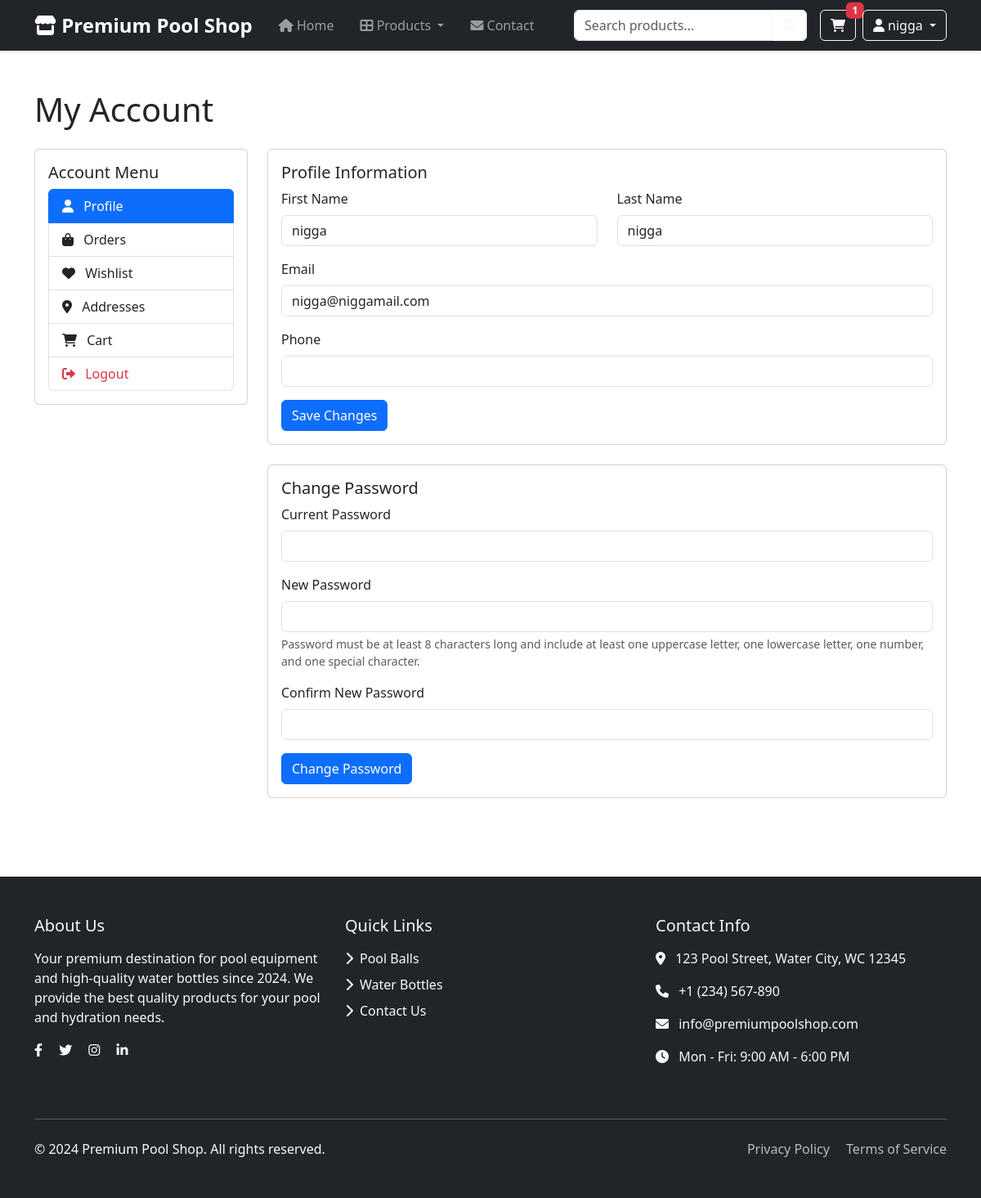
/account/account.php (signed in), run on the app's committed database.
### tables this page shows
CREATE TABLE `users` (
  `id` int(11) NOT NULL,
  `username` varchar(50) NOT NULL,
  `email` varchar(100) NOT NULL,
  `password` varchar(255) NOT NULL,
  `first_name` varchar(50) NOT NULL,
  `last_name` varchar(50) NOT NULL,
  `address` text DEFAULT NULL,
  `city` varchar(100) DEFAULT NULL,
  `state` varchar(50) DEFAULT NULL,
  `country` varchar(50) DEFAULT NULL,
  `phone` varchar(20) DEFAULT NULL
);

### account/account.php (the view, shortened to what this page needs)
<?php
require_once __DIR__ . "/../includes/config/database.php";
$user_sql = "SELECT * FROM users WHERE id = ?";
$user_stmt = mysqli_prepare($conn, $user_sql);
mysqli_stmt_bind_param($user_stmt, "i", $_SESSION['user_id']);
mysqli_stmt_execute($user_stmt);
$user_result = mysqli_stmt_get_result($user_stmt);
$user = mysqli_fetch_assoc($user_result);
include __DIR__ . '/../includes/components/header.php';
?>
<div class="container py-5">
    <h1 class="mb-4">My Account</h1>
    <div class="row">
        <?php include __DIR__ . '/../includes/components/account_menu.php'; ?>
        <div class="col-md-9">
            <div class="card mb-4">
                <div class="card-body">
                    <h5 class="card-title">Profile Information</h5>
                    <form action="update_profile.php" method="POST" id="profileForm">
                        <div class="row">
                            <div class="col-md-12">
                                <div class="row">
                                    <div class="col-md-6 mb-3">
                                        <label for="first_name" class="form-label">First Name</label>
                                        <input type="text" class="form-control" id="first_name" name="first_name" value="<?php echo htmlspecialchars($user['first_name']); ?>" required>
                                    </div>
                                    <div class="col-md-6 mb-3">
                                        <label for="last_name" class="form-label">Last Name</label>
                                        <input type="text" class="form-control" id="last_name" name="last_name" value="<?php echo htmlspecialchars($user['last_name']); ?>" required>
                                    </div>
                                </div>
                                <div class="mb-3">
                                    <label for="email" class="form-label">Email</label>
                                    <input type="email" class="form-control" id="email" name="email" value="<?php echo htmlspecialchars($user['email']); ?>" required>
                                </div>
                                <div class="mb-3">
                                    <label for="phone" class="form-label">Phone</label>
                                    <input type="tel" class="form-control" id="phone" name="phone" value="<?php echo htmlspecialchars($user['phone'] ?? ''); ?>">
                                </div>
                                <button type="submit" class="btn btn-primary">Save Changes</button>
                            </div>
                        </div>
                    </form>
                </div>
            </div>
            <div class="card">
                <div class="card-body">
                    <h5 class="card-title">Change Password</h5>
                    <form action="change_password.php" method="POST" id="passwordForm">
                        <div class="mb-3">
                            <label for="current_password" class="form-label">Current Password</label>
                            <input type="password" class="form-control" id="current_password" name="current_password" required>
                        </div>
                        <div class="mb-3">
                            <label for="new_password" class="form-label">New Password</label>
                            <input type="password" class="form-control" id="new_password" name="new_password" required>
                            <div class="form-text">Password must be at least 8 characters long and include at least one uppercase letter, one lowercase letter, one number, and one special character.</div>
                        </div>
                        <div class="mb-3">
                            <label for="confirm_password" class="form-label">Confirm New Password</label>
                            <input type="password" class="form-control" id="confirm_password" name="confirm_password" required>
                        </div>
                        <button type="submit" class="btn btn-primary">Change Password</button>
                    </form>
                </div>
            </div>
        </div>
    </div>
</div>
<?php include __DIR__ . '/../includes/components/footer.php'; ?>

### data on the page
users: first_name "nigga", last_name "nigga", email "nigga@niggamail.com"

### other printed values
$cart_count "1"
getCurrentUsername() "nigga"
